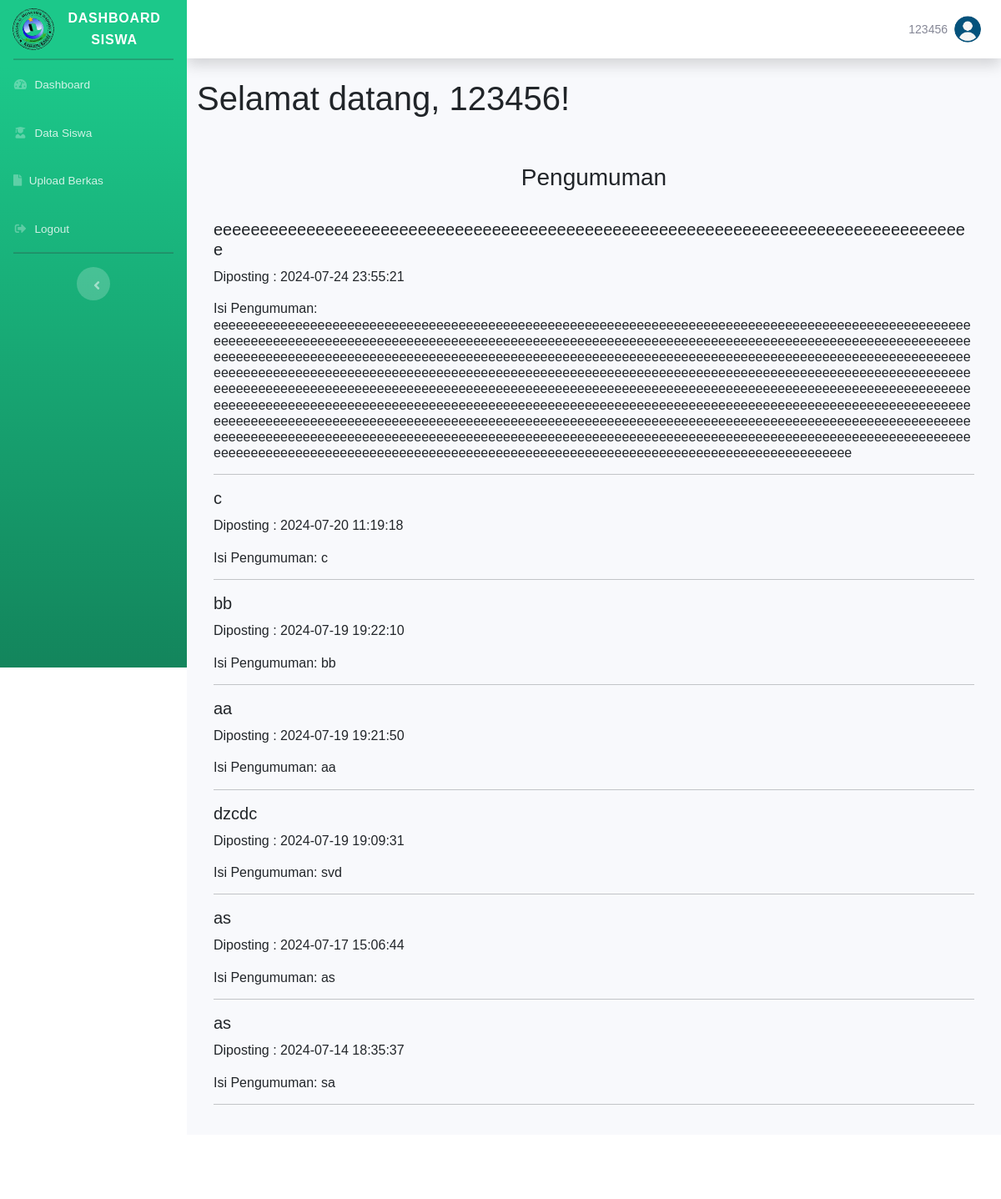
The page /siswa/index.php (signed in) on the database its author committed.
### tables this page shows
CREATE TABLE `users` (
  `id` int(11) NOT NULL,
  `username` varchar(50) NOT NULL,
  `password` varchar(255) NOT NULL,
  `role` enum('admin','siswa') NOT NULL
);

CREATE TABLE `announcements` (
  `id` int(11) NOT NULL,
  `title` varchar(255) NOT NULL,
  `content` text NOT NULL,
  `created_at` timestamp NOT NULL DEFAULT current_timestamp()
);

### siswa/pages/dashboard_siswa.php (the view, shortened to what this page needs)
<?php
include('../koneksi/db.php');
$user_id = $_SESSION['users_id'];
$sql = "SELECT * FROM users WHERE id='$user_id'";
$result = $conn->query($sql);
if ($result->num_rows == 1) {
    $user = $result->fetch_assoc();
    $user_name = htmlspecialchars($user['username']);
} else {
    $user_name = "Siswa";
}
?>
<!DOCTYPE html>
<html lang="en">
<head>
    <link rel="stylesheet" href="../assets/css/styles.css">
</head>
<body>
    <h1>Selamat datang, <?php echo $user_name; ?>!</h1>
    <?php
    $sql = "SELECT * FROM announcements ORDER BY id DESC";
    $result = $conn->query($sql);
    ?>
    <div class="container">
        <br>
        <h3 class="text-center">Pengumuman</h3><br>
        <table>
            <?php while ($row = $result->fetch_assoc()) : ?>
                <tr>
                    <td class="break-word">
                        <h5><?php echo htmlspecialchars($row['title']); ?></h5>
                        <p>Diposting : <?php echo htmlspecialchars($row['created_at']); ?></p>
                        <h6>Isi Pengumuman: <?php echo htmlspecialchars($row['content']); ?></h6>
                        <hr>
                    </td>
                </tr>
            <?php endwhile; ?>
        </table>
    </div>
</body>
</html>

### siswa/index.php (shortened to what this page needs)
<?php
include(__DIR__ . '/../koneksi/db.php');
$users_id = $_SESSION['users_id'];
$sql_users = "SELECT username FROM users WHERE id = ?";
$stmt = $conn->prepare($sql_users);
$stmt->bind_param("i", $users_id);
$stmt->execute();
$result_users = $stmt->get_result();
$users = $result_users->fetch_assoc();
$username = $users['username'];
?>
<!DOCTYPE html>
<html lang="en">
<head>
    <link href="../assets/vendor/fontawesome-free/css/all.min.css" rel="stylesheet" type="text/css">
    <link rel="stylesheet" href="../assets/css/sb-admin-2.min.css">
    <link rel="stylesheet" href="../assets/css/conten_dashboard.css">
    <link href="https://cdn.jsdelivr.net/npm/bootstrap@5.1.3/dist/css/bootstrap.min.css" rel="stylesheet">
</head>
<body id="page-top">
    <div id="wrapper">
        <ul class="navbar-nav bg-gradient-success sidebar sidebar-dark accordion sticky-sidebar" id="accordionSidebar">
            <a class="sidebar-brand d-flex align-items-center justify-content-center" href="index.php">
                <div class="sidebar-brand-icon rotate-n-15">
                    <img src="../assets/img/logo.png" alt="Logo" width="50" height="50">
                </div>
                <div class="sidebar-brand-text mx-3">Dashboard Siswa</div>
            </a>
            <hr class="sidebar-divider my-0">
            <li class="nav-item">
                <a class="nav-link" href="index.php?page=dashboard_siswa">
                    <i class="fas fa-fw fa-tachometer-alt"></i>
                    <span>Dashboard</span></a>
            </li>
            <li class="nav-item">
                <a class="nav-link" href="index.php?page=edit_data">
                    <i class="fas fa-fw fa-user-graduate"></i>
                    <span>Data Siswa</span></a>
            </li>
            <li class="nav-item">
                <a class="nav-link" href="index.php?page=display_berkas">
                    <i class="fas fa-solid fa-file"></i>
                    <span>Upload Berkas</span></a>
            </li>
            <li class="nav-item">
                <a class="nav-link" href="../logout.php">
                    <i class="fas fa-fw fa-sign-out-alt"></i>
                    <span>Logout</span></a>
            </li>
            <hr class="sidebar-divider d-none d-md-block">
            <div class="text-center d-none d-md-inline">
                <button class="rounded-circle border-0" id="sidebarToggle"></button>
            </div>
        </ul>
        <div id="content-wrapper" class="d-flex flex-column">
            <div id="content">
                <nav class="navbar navbar-expand navbar-light bg-white topbar mb-4 static-top shadow sticky-top">
                    <ul class="navbar-nav ml-auto">
                        <li class="nav-item dropdown no-arrow">
                            <div class="nav-link dropdown-toggle">
                                <span class="mr-2 d-none d-lg-inline text-gray-600 small"><?php echo htmlspecialchars($username); ?></span>
                                <img class="img-profile rounded-circle" src="../assets/img/user.png">
                            </div>
                        </li>
                    </ul>
                </nav>
                <div class="container-fluid">
                    <?php
                    if (isset($_GET['page'])) {
                        $page = $_GET['page'];
                        $file = __DIR__ . '/pages/' . $page . '.php';
                        if (file_exists($file)) {
                            include $file;
                        } else {
                            echo "<p>Page not found.</p>";
                        }
                    } else {
                        include __DIR__ . '/pages/dashboard_siswa.php';
                    }
                    ?>
                </div>
            </div>
            <footer class="sticky-footer bg-white">
                <div class="container my-auto">
                    <div class="copyright text-center my-auto">
                        <span>Copyright &copy; Mts Al-Muhajirin, Waihatu</span>
                    </div>
                </div>
            </footer>
        </div>
    </div>
</body>
</html>

### assets/css/conten_dashboard.css (style rules this page uses)
.sticky-top { position: sticky; top: 0; position: -webkit-sticky; z-index: 1000; display: none; }
.sticky-sidebar { position: -webkit-sticky; position: sticky; top: 0; height: 100vh; display: none; }

### layout/styles.css (style rules this page uses)
* { margin: 0; padding: 0; box-sizing: border-box; }
body { font-family: Arial, sans-serif; line-height: 1.6; background-color: #ffffff; }
.container { max-width: 1200px; margin: 0 auto; padding: 20px; }
h3 { text-align: center; }
footer { background-color: #333; color: #fff; padding: 20px 0; text-align: center; }
footer .container { max-width: 1200px; margin: 0 auto; padding: 0 20px; }
button { background-color: #007bff; color: #fff; border: none; padding: 10px 20px; font-size: 16px; border-radius: 4px; cursor: pointer; transition: background-color 0.3s ease; }

### siswa/pages/dashboard_siswa.php (style rules this page uses)
.break-word { word-break: break-word; overflow-wrap: break-word; }

### rows shown on the page
users: username "123456"
announcements: title "eeeeeeeeeeeeeeeeeeeeeeeeeeeeeeeeeeeeeeeeeeeeeeeeeeeeeeeeeeeeeeeeeeeeeeeeeeeeeeeeee", created_at "2024-07-24 23:55:21", content "eeeeeeeeeeeeeeeeeeeeeeeeeeeeeeeeeeeeeeeeeeeeeeeeeeeeeeeeeeeeeeeeeeeeeeeeeeeeeeeeeeeeeeeeeeeeeeeeeeeeeeeeeeeeeeeeeeeeeeeeeeeeeeeeeeeeeeeeeeeeeeeeeeeeeeeeeeeeeeeeeeeeeeeeeeeeeeeeeeeeeeeeeeeeeeeeeeeeeeeeeeeeeeeeeeeeeeeeeeeeeeeeeeeeeeeeeeeeeeeeeeeeeeeeeeeeeeeeeeeeeeeeeeeeeeeeeeeeeeeeeeeeeeeeeeeeeeeeeeeeeeeeeeeeeeeeeeeeeeeeeeeeeeeeeeeeeeeeeeeeeeeeeeeeeeeeeeeeeeeeeeeeeeeeeeeeeeeeeeeeeeeeeeeeeeeeeeeeeeeeeeeeeeeeeeeeeeeeeeeeeeeeeeeeeeeeeeeeeeeeeeeeeeeeeeeeeeeeeeeeeeeeeeeeeeeeeeeeeeeeeeeeeeeeeeeeeeeeeeeeeeeeeeeeeeeeeeeeeeeeeeeeeeeeeeeeeeeeeeeeeeeeeeeeeeeeeeeeeeeeeeeeeeeeeeeeeeeeeeeeeeeeeeeeeeeeeeeeeeeeeeeeeeeeeeeeeeeeeeeeeeeeeeeeeeeeeeeeeeeeeeeeeeeeeeeeeeeeeeeeeeeeeeeeeeeeeeeeeeeeeeeeeeeeeeeeeeeeeeee…"
announcements: title "c", created_at "2024-07-20 11:19:18", content "c"
announcements: title "bb", created_at "2024-07-19 19:22:10", content "bb"
announcements: title "aa", created_at "2024-07-19 19:21:50", content "aa"
announcements: title "dzcdc", created_at "2024-07-19 19:09:31", content "svd"
announcements: title "as", created_at "2024-07-17 15:06:44", content "as"
announcements: title "as", created_at "2024-07-14 18:35:37", content "sa"
